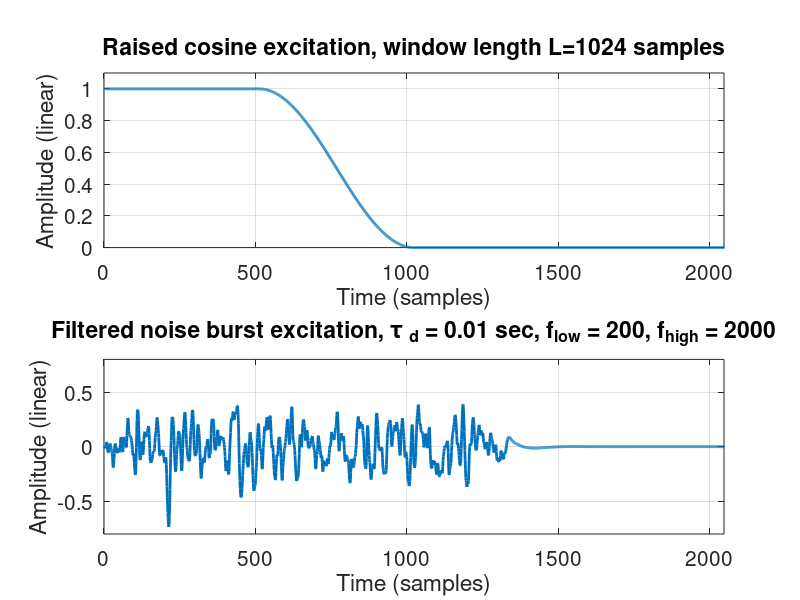

This figure's MATLAB source:
% plot excitations (raised cosine and filtered noise burst for SMC 2019
% paper)

fs = 44100;
dur = 1;
N = fs*dur;

% raised cosine
winLength = 1024;
e_rc = zeros(N,1); 
n = winLength/2:winLength-1;
w = 0.5 * (1 - cos((2*pi*n)/(winLength-1)));

e_rc(1:winLength/2) = ones(winLength/2, 1);
e_rc(winLength/2+1:winLength) = w;

% filtered noise burst

durNB = 0.03;
flow = 200;
fhigh = 2000;

% noise burst
sampNB = ceil(durNB*fs);
e_nb = [(2*rand(1, sampNB))-1 zeros(1, N-sampNB)]';

% filter
[B, A] = butter(2, [flow/(fs/2) fhigh/(fs/2)], 'bandpass');
e_nb = filter(B, A, e_nb);

figure

subplot(211)
plot(e_rc, 'linewidth', 2);
xlabel('Time (samples)');
ylabel('Amplitude (linear)');
title('Raised cosine excitation, window length L=1024 samples');
xlim([0 2048]);
ylim([0 1.1]);
grid on
set(gca, 'FontSize', 15);

subplot(212)
plot(e_nb, 'linewidth', 2);
xlabel('Time (samples)');
ylabel('Amplitude (linear)');
title('Filtered noise burst excitation, \tau _d = 0.01 sec, f_{low} = 200, f_{high} = 2000');
xlim([0 2048]);
ylim([-0.8 0.8]);
grid on
set(gca, 'FontSize', 15);

saveas(gcf, 'figures/excitations', 'epsc');




